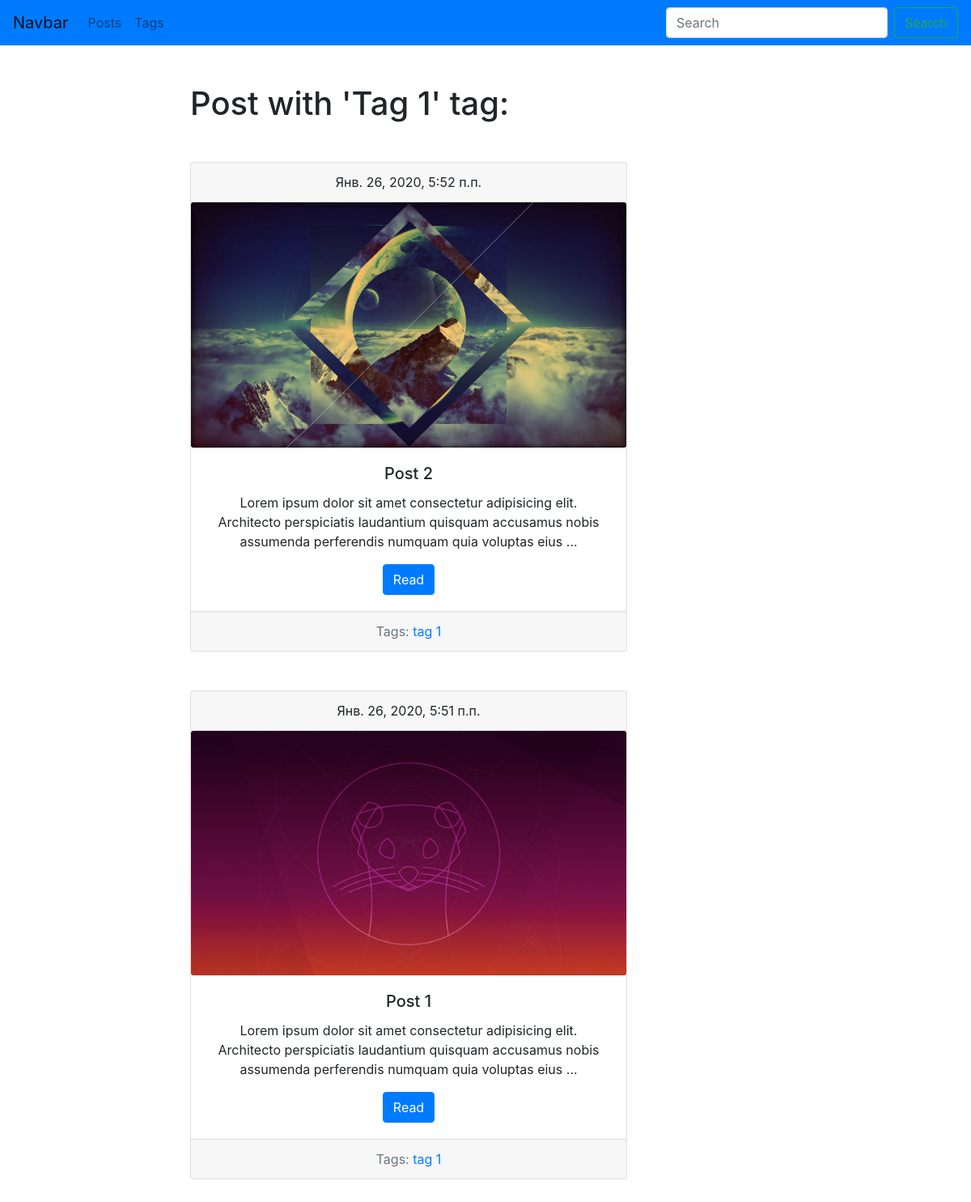
/tag/post-1, run on an earlier commit of the app's database.
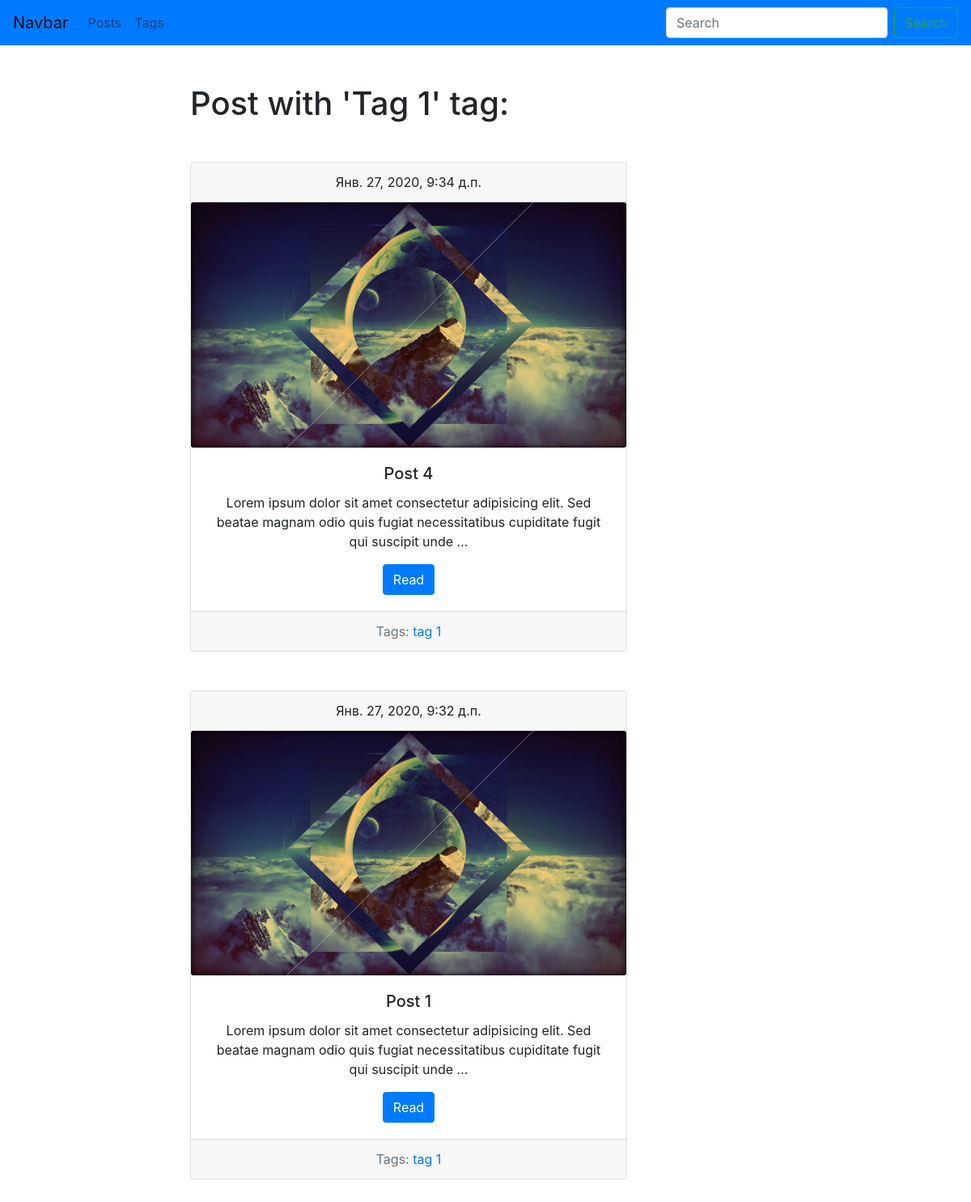
And on a later commit of the database.
### blog/models.py (models this page shows, shortened)
class Tag(models.Model):
    title = models.CharField(max_length=50)
    slug = models.SlugField(max_length=50, unique=True)
    def get_absolute_url(self):
        return  reverse('tag_detail_url', kwargs={'slug': self.slug})
    class Meta:
        ordering = ['title']

class Post(models.Model):
    title = models.CharField(max_length=150, db_index=True)
    slug = models.SlugField(max_length=150, blank=True,  unique=True)
    body = models.TextField(blank=True, db_index=True)
    image = models.ImageField(upload_to='post_image/',null=True, blank=True)
    date_pub = models.DateTimeField(auto_now_add=True)
    tags = models.ManyToManyField('Tag', blank = True, related_name='posts')
    def get_absolute_url(self):
        return  reverse('post_detail_url', kwargs={'slug': self.slug})
    class Meta:
        ordering = ['-date_pub']

### blog/views.py (the view)
# urls.py: path('tag/<str:slug>', TagDetail.as_view(), name='tag_detail_url'),
class TagDetail(View):
    def get(self, request, slug):
        tag = get_object_or_404(Tag ,slug__iexact=slug)
        return render(request, 'blog/tag_detail.html', {'tag': tag})

### blog/templates/blog/tag_detail.html (shortened to what this page needs)
{% extends 'blog/base_blog.html' %}
{% block content  %}
        <h1 class="mb-5">Post with '{{tag.title|title}}' tag:</h1>
                {% for post in tag.posts.all  %}
                    {% include 'blog/includes/post_card_template.html'  %}
                {% endfor %}
{% endblock   %}

### blog/templates/blog/base_blog.html (shortened to what this page needs)
{% extends 'base.html' %}

### templates/base.html (shortened to what this page needs)
{% load static %}
<!DOCTYPE html>
<html lang="en">
<head>
    <link rel="stylesheet" href="https://stackpath.bootstrapcdn.com/bootstrap/4.4.1/css/bootstrap.min.css">
    <link rel="stylesheet" href="{% static 'css/' %}">
</head>
<body>
    <nav class="navbar navbar-expand-lg navbar-light  bg-primary">
        <a class="navbar-brand" href="#">Navbar</a>
        <div class="collapse navbar-collapse" id="navbarSupportedContent">
          <ul class="navbar-nav mr-auto">
            <li class="nav-item">
              <a class="nav-link" href="{% url 'post_list_url' %}">Posts</a>
            </li>
            <li class="nav-item">
              <a class="nav-link" href="{%  url 'tags_list_url' %}">Tags</a>
            </li>
          </ul>
          <form class="form-inline my-2 my-lg-0" action="{% url 'post_list_url' %}">
            <input class="form-control mr-sm-2" type="search" placeholder="Search" aria-label="Search" name="search">
            <button class="btn btn-outline-success my-2 my-sm-0" type="submit">Search</button>
          </form>
        </div>
      </nav>
<div class="container mt-5">
    <div class="row">
        <div class="col-6 offset-md-2">
    {% block content %}
    {% endblock %}
</body>
</html>

### blog/templates/blog/includes/post_card_template.html
<center>
    <div class="card mb-5 ">
        <div class="card-header">
            {{post.date_pub}}
        </div>
        <img src="{{post.image.url}}" class="card-img align-center ">
        <div class="card-body">
          <h5 class="card-title">{{post.title}}</h5>
          <p class="card-text text-center">{{post.body|truncatewords:20}}</p>
          <a href="{{ post.get_absolute_url}}" class="btn btn-primary">Read</a>
        </div>
        <div class="card-footer text-muted">
            Tags:
            {% for tag in post.tags.all  %}
                <a href="{{tag.get_absolute_url}}">{{tag.title}}</a>
            {% endfor %}
          </div>
      </div>
</center>

What changed in the data, as far as the page shows it:
removed Post: date_pub "Янв. 26, 2020, 5:52 п.п.", image (picture), title "Post 2", body "Lorem ipsum dolor sit amet consectetur adipisicing elit. Architecto perspiciatis laudantium quisquam accusamus nobis assumenda perferendis numquam quia voluptas eius …", Tag (title "tag 1")
removed Post: date_pub "Янв. 26, 2020, 5:51 п.п.", image (picture), title "Post 1", body "Lorem ipsum dolor sit amet consectetur adipisicing elit. Architecto perspiciatis laudantium quisquam accusamus nobis assumenda perferendis numquam quia voluptas eius …", Tag (title "tag 1")
added Post: date_pub "Янв. 27, 2020, 9:34 д.п.", image (picture), title "Post 4", body "Lorem ipsum dolor sit amet consectetur adipisicing elit. Sed beatae magnam odio quis fugiat necessitatibus cupiditate fugit qui suscipit unde …", Tag (title "tag 1")
added Post: date_pub "Янв. 27, 2020, 9:32 д.п.", image (picture), title "Post 1", body "Lorem ipsum dolor sit amet consectetur adipisicing elit. Sed beatae magnam odio quis fugiat necessitatibus cupiditate fugit qui suscipit unde …", Tag (title "tag 1")
